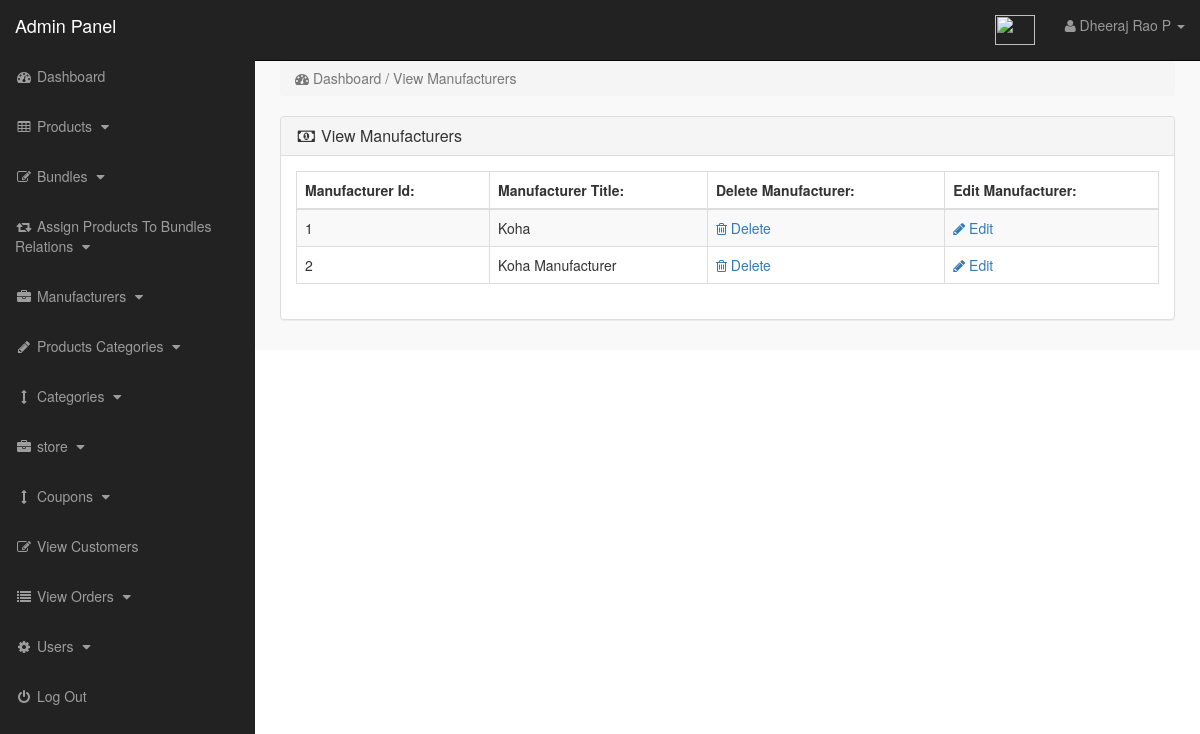
Screenshot of /admin_area/index.php?view_manufacturers (signed in) with the database file from the repository.
### tables this page shows
CREATE TABLE `manufacturers` (
  `manufacturer_id` int(10) NOT NULL,
  `manufacturer_title` text NOT NULL,
  `manufacturer_top` text NOT NULL,
  `manufacturer_image` text NOT NULL
);

### admin_area/view_manufacturers.php (the view)
<?php
if(!isset($_SESSION['admin_email'])){
echo "<script>window.open('login.php','_self')</script>";
}
else {
?>
<div class="row">
<div class="col-lg-12">
<ol class="breadcrumb">
<li class="active">
<i class="fa fa-dashboard"></i> Dashboard / View Manufacturers
</li>
</ol>
</div>
</div>
<div class="row">
<div class="col-lg-12">
<div class="panel panel-default">
<div class="panel-heading">
<h3 class="panel-title">
<i class="fa fa-money fa-fw"></i> View Manufacturers
</h3>
</div>
<div class="panel-body">
<div class="table-responsive">
<table class="table table-bordered table-hover table-striped">
<thead>
<tr>
<th>Manufacturer Id:</th>
<th>Manufacturer Title:</th>
<th>Delete Manufacturer:</th>
<th>Edit Manufacturer:</th>
</tr>
</thead>
<tbody>
<?php
$i = 0;
$get_manufacturers = "select * from manufacturers";
$run_manufacturers = mysqli_query($con,$get_manufacturers);
while($row_manufacturers = mysqli_fetch_array($run_manufacturers)){
$manufacturer_id = $row_manufacturers['manufacturer_id'];
$manufacturer_title = $row_manufacturers['manufacturer_title'];
$i++;
?>
<tr>
<td><?php echo $i; ?></td>
<td><?php echo $manufacturer_title; ?></td>
<td>
<a href="index.php?delete_manufacturer=<?php echo $manufacturer_id; ?>">
<i class="fa fa-trash-o"></i> Delete
</a>
</td>
<td>
<a href="index.php?edit_manufacturer=<?php echo $manufacturer_id; ?>">
<i class="fa fa-pencil"></i> Edit
</a>
</td>
</tr>
<?php } ?>
</tbody>
</table>
</div>
</div>
</div>
</div>
</div>
<?php } ?>

### admin_area/includes/sidebar.php (shortened to what this page needs)
<?php
if(!isset($_SESSION['admin_email'])){
    echo "<script>window.open('login.php','_self')</script>";
}
else {
    ?>
    <nav class="navbar navbar-inverse navbar-fixed-top" >
        <div class="navbar-header" >
            <a class="navbar-brand" href="index.php?dashboard" >Admin Panel</a>
        </div>
        <ul class="nav navbar-right top-nav" >
            <li>
                <a href="index.php?view_coupons">
                    <img src="../admin_area/other_images/p-code.png" style="height: 30px; width: 40px" alt="">
                </a>
            </li>
            <li class="dropdown" >
                <a href="#" class="dropdown-toggle" data-toggle="dropdown" >
                    <i class="fa fa-user" ></i>
                    <?php echo $admin_name; ?> <b class="caret" ></b>
                </a>
            </li>
        </ul>
        <div class="collapse navbar-collapse navbar-ex1-collapse">
            <ul class="nav navbar-nav side-nav">
                <li>
                    <a href="index.php?dashboard">
                        <i class="fa fa-fw fa-dashboard"></i> Dashboard
                    </a>
                </li>
                <li>
                    <a href="#" data-toggle="collapse" data-target="#products">
                        <i class="fa fa-fw fa-table"></i> Products
                        <i class="fa fa-fw fa-caret-down"></i>
                    </a>
                </li>
                <li>
                    <a href="#" data-toggle="collapse" data-target="#bundles">
                        <i class="fa fa-fw fa-edit"></i> Bundles
                        <i class="fa fa-fw fa-caret-down"></i>
                    </a>
                </li>
                <li>
                    <a href="#" data-toggle="collapse" data-target="#relations">
                        <i class="fa fa-fw fa-retweet"></i> Assign Products To Bundles Relations
                        <i class="fa fa-fw fa-caret-down"></i>
                    </a>
                </li>
                <li>
                    <a href="#" data-toggle="collapse" data-target="#manufacturers">
                        <i class="fa fa-fw fa-briefcase"></i> Manufacturers
                        <i class="fa fa-fw fa-caret-down"></i>
                    </a>
                </li>
                <li>
                    <a href="#" data-toggle="collapse" data-target="#p_cat">
                        <i class="fa fa-fw fa-pencil"></i> Products Categories
                        <i class="fa fa-fw fa-caret-down"></i>
                    </a>
                </li>
                <li>
                    <a href="#" data-toggle="collapse" data-target="#cat">
                        <i class="fa fa-fw fa-arrows-v"></i> Categories
                        <i class="fa fa-fw fa-caret-down"></i>
                    </a>
                </li>
                <li>
                    <a href="#" data-toggle="collapse" data-target="#store">
                        <i class="fa fa-fw fa-briefcase"></i> store
                        <i class="fa fa-fw fa-caret-down"></i>
                    </a>
                </li>
                <li>
                    <a href="#" data-toggle="collapse" data-target="#coupons">
                        <i class="fa fa-fw fa-arrows-v"></i> Coupons
                        <i class="fa fa-fw fa-caret-down"></i>
                    </a>
                </li>
                <li>
                    <a href="index.php?view_customers">
                        <i class="fa fa-fw fa-edit"></i> View Customers
                    </a>
                </li>
                <li>
                    <a href="#" data-toggle="collapse" data-target="#view_orders">
                        <i class="fa fa-fw fa-list"></i> View Orders
                        <i class="fa fa-fw fa-caret-down"></i>
                    </a>
                </li>
                <li>
                    <a href="#" data-toggle="collapse" data-target="#users">
                        <i class="fa fa-fw fa-gear"></i> Users
                        <i class="fa fa-fw fa-caret-down"></i>
                    </a>
                </li>
                <li>
                    <a href="logout.php">
                        <i class="fa fa-fw fa-power-off"></i> Log Out
                    </a>
                </li>
            </ul>
        </div>
    </nav>
<?php } ?>

### admin_area/css/style.css (style rules this page uses)
body { margin-top:100px; }
@media (min-width: 768px) { body { margin-top:50px; } }
.top-nav { padding:0 15px; }
.top-nav>li { display:inline-block; float:left; }
.top-nav>li>a { padding-top:15px; padding-bottom:15px; line-height:20px; color:#999; }
@media (min-width: 768px) { .side-nav { position:fixed; top:51px; width:255px; border-radius:0; overflow-y:auto; background-color: #222; bottom:0; overflow-x:hidden; padding-bottom:40px; } }
@media (min-width: 768px) { .side-nav>li>a { width:255px; } }
.panel-body { border-radius:5px; }

### rows the page displays
manufacturers: manufacturer_title "Koha"
manufacturers: manufacturer_title "Koha Manufacturer"

### other values shown
$admin_name "Dheeraj Rao P"
